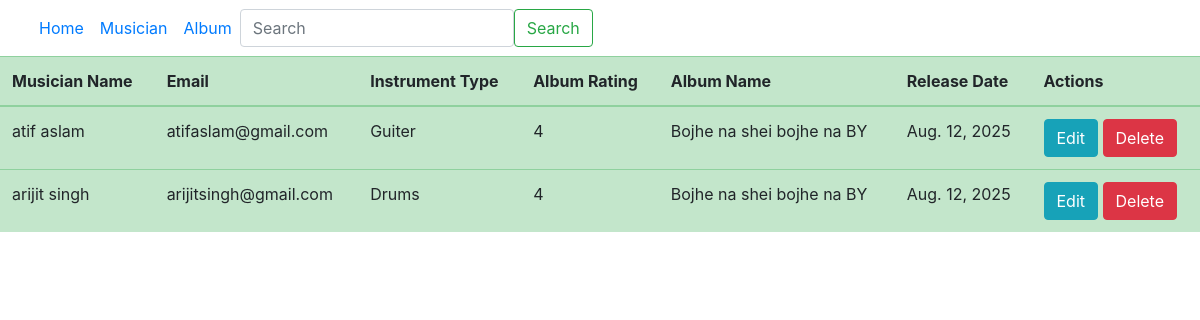
The page / on the database its author committed.
### musician/models.py (models this page shows, shortened)
class Musician(models.Model):
    first_name = models.CharField(max_length=100)
    last_name = models.CharField(max_length=100)
    email = models.EmailField(unique=True)
    phone_number = models.CharField(max_length=12)
    instrument_type = models.CharField(max_length=100)

### Album/models.py (models this page shows, shortened)
class Album(models.Model):
    musician = models.ForeignKey(Musician, on_delete=models.CASCADE)
    album_name= models.CharField(max_length=100)
    release_date = models.DateField()
    Rating_choices = [
        (1, '1'),
        (2, '2'),
        (3, '3'),
        (4, '4'),
        (5, '5'),
    ]
    rating = models.IntegerField(choices=Rating_choices)

### Musicians_Directory/views.py (the view)
# urls.py: 2. Add a URL to urlpatterns:  path('', views.home, name='home')
def home(request):
    data = Musician.objects.all()
    info = Album.objects.all()
    return render(request, 'home.html', {'data' : data, 'info' : info})

### templates/home.html
{% extends "base.html" %}
{% block content %}
<table class=" table table-success">
  <thead>
    <tr>
      <th scope="col">Musician Name</th>
      <th scope="col">Email</th>
      <th scope="col">Instrument Type</th>
      <th scope="col">Album Rating</th>
      <th scope="col">Album Name</th>
      <th scope="col">Release Date</th>
      <th scope="col">Actions</th>
    </tr>
  </thead>
  <tbody>
       {% for musician in data%}
    <tr>
      <td>{{musician.first_name}} {{musician.last_name}}</td>
      <td>{{musician.email}}</td>
      <td>{{musician.instrument_type}}</td>
      {% for album in info %}
      <td>{{album.rating}}</td>
      <td>{{album.album_name}}</td>
      <td>{{album.release_date}}</td>
    <td>
        <a href="{% url 'edit_musician' musician.pk %}" class="btn btn-info ">Edit</a>
         <a href="{% url 'delete_musician' musician.pk %}" class="btn btn-danger">Delete</a>
    </td>
      {% endfor %}
    {% endfor %}
    </tr>
  </tbody>
</table>
 {% endblock %}

### templates/base.html (shortened to what this page needs)
<!DOCTYPE html>
<html lang="en">
<head>
<link rel="stylesheet" href="https://cdn.jsdelivr.net/npm/bootstrap@4.4.1/dist/css/bootstrap.min.css">
</head>
<body>
<nav class="navbar navbar-expand-lg bg-body-tertiary">
  <div class="container-fluid">
    <div class="collapse navbar-collapse" id="navbarSupportedContent">
      <ul class="navbar-nav me-auto mb-2 mb-lg-0">
        <li class="nav-item">
          <a class="nav-link active" aria-current="page" href="{% url 'homepage' %}">Home</a>
        </li>
        <li class="nav-item">
          <a class="nav-link" href="{% url 'add_musicians' %}">Musician</a>
        </li>
        <li class="nav-item">
         <a class="nav-link" href="{% url 'add _album' %}">Album</a>
        </li>
      </ul>
      <form class="d-flex" role="search">
        <input class="form-control me-2" type="search" placeholder="Search" aria-label="Search"/>
        <button class="btn btn-outline-success" type="submit">Search</button>
      </form>
    </div>
  </div>
</nav>
{% block content %}
{% endblock %}
</body>
</html>

### rows shown on the page
Musician: first_name "atif", last_name "aslam", email "atifaslam@gmail.com", instrument_type "Guiter"
Album: rating "4", album_name "Bojhe na shei bojhe na BY", release_date "Aug. 12, 2025"
Musician: first_name "arijit", last_name "singh", email "arijitsingh@gmail.com", instrument_type "Drums"
